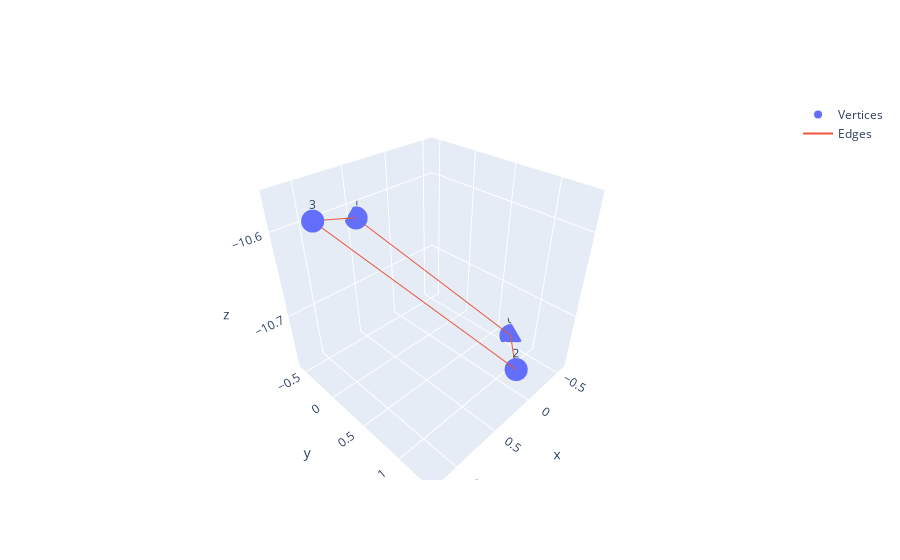

Here is the notebook cell this chart was saved with:
### Code cell
k = np.random.choice(len(objects), 1)[0]
print("k = ", k)
objects[k].show(projected=True)

### Figure 1 — Plotly figure (JSON) as saved in the notebook; plotly's stock layout.template omitted (floating-point values rounded to 4 significant figures)
{"data": [{"mode": "markers+text", "name": "Vertices", "text": ["0", "1", "2", "3"], "type": "scatter3d", "x": [-0.5724, 0.4462, 0.207, 1.226], "y": [0.7248, -0.5592, 1.349, 0.06513], "z": [-10.77, -10.62, -10.72, -10.56]}, {"mode": "lines", "name": "Edges", "type": "scatter3d", "x": [-0.5724, 0.4462, null, 0.207, 1.226, null, -0.5724, 0.207, null, 0.4462, 1.226, null], "y": [0.7248, -0.5592, null, 1.349, 0.06513, null, 0.7248, 1.349, null, -0.5592, 0.06513, null], "z": [-10.77, -10.62, null, -10.72, -10.56, null, -10.77, -10.72, null, -10.62, -10.56, null]}], "layout": {"autosize": true, "scene": {"aspectmode": "auto", "aspectratio": {"x": 1, "y": 1, "z": 1}}}}
